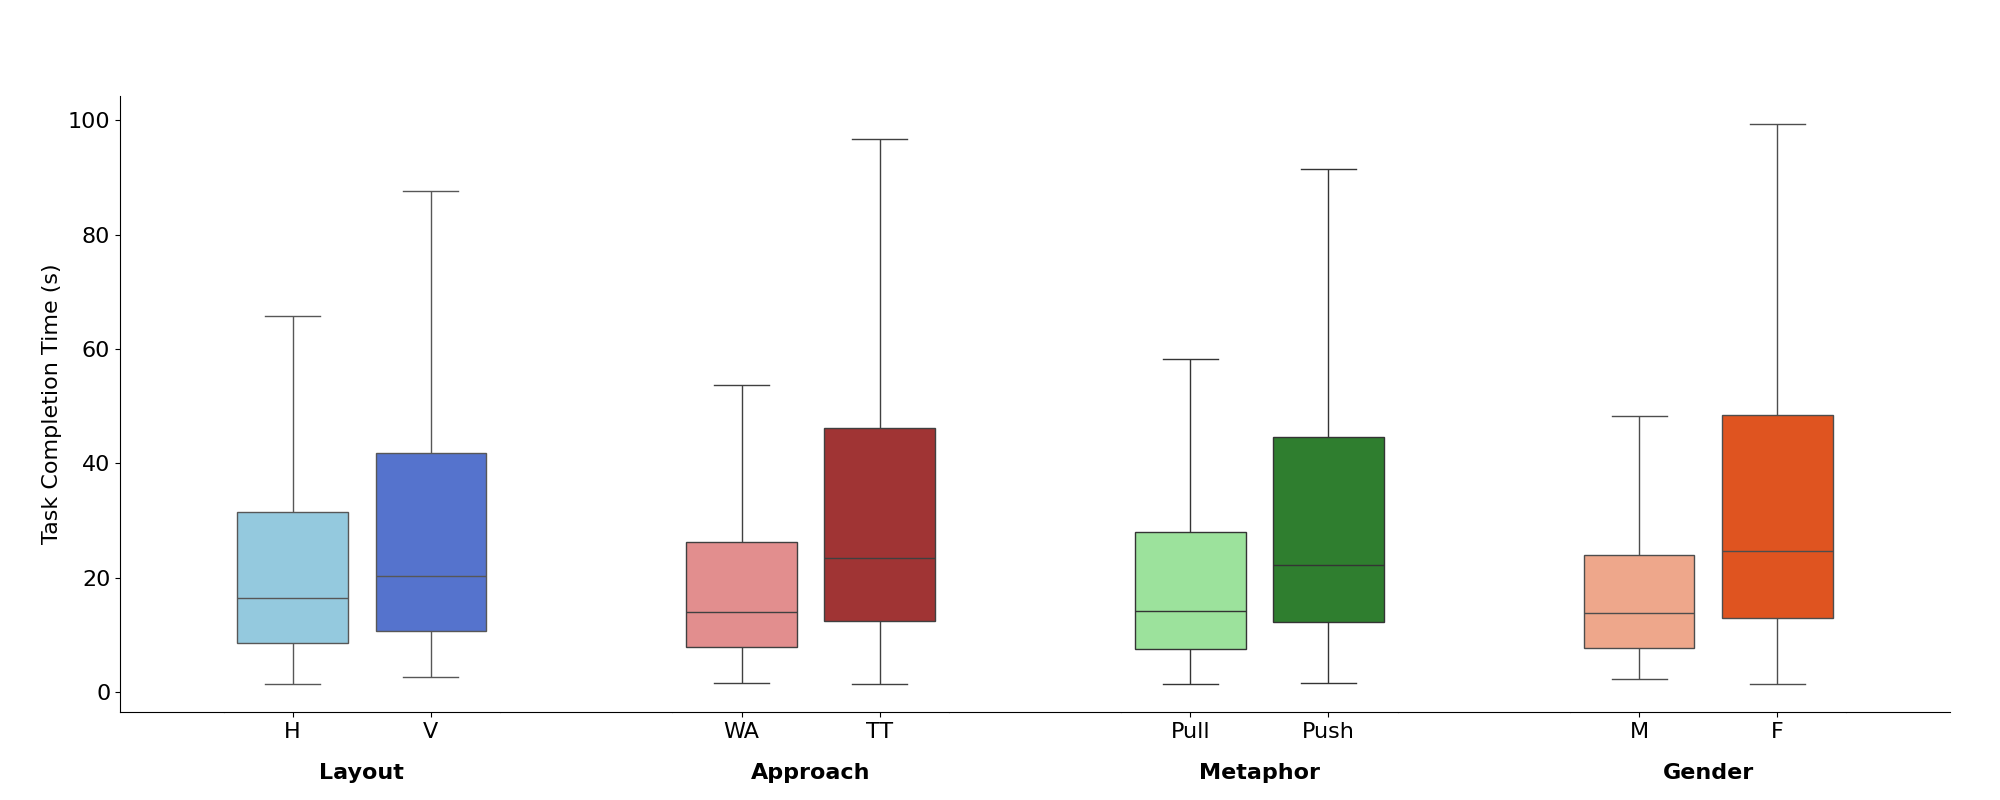

Here is the Python script that generated this plot:
import pandas as pd
import seaborn as sns
import matplotlib.pyplot as plt

# Replace 'your_file.csv' with the actual file name
file_path = 'zone_calculation/total.csv'

# Read the CSV file
df = pd.read_csv(file_path)

# Specify the column numbers for grouping and box plot
response_column = 10  # 0-indexed, represents the 5th column
group_column_7 = 1  # 0-indexed, represents the 7th column
group_column_8 = 4  # 0-indexed, represents the 8th column
group_column_metaphor = 2
group_column_gender = 11

# Determine the order of categories for each subplot
order_7 = df.iloc[:, group_column_7].unique()
order_8 = df.iloc[:, group_column_8].unique()
order_metaphor = df.iloc[:, group_column_metaphor].unique()
order_gender = df.iloc[:, group_column_gender].unique()

# Create subplots with two side-by-side box plots, sharing y-axis only
fig, axes = plt.subplots(1, 9, figsize=(12, 8), sharey=True,
                         gridspec_kw={'width_ratios': [1.5, 4, 2.5, 4, 2.5, 4, 2.5, 4, 1.5]})
axes[0].set_ylabel("Task Completion Time (s)")

# Create a box plot for group_column_7 with thinner bars and reduced space between bars
sns.boxplot(ax=axes[1], x=df.columns[group_column_7], y=df.columns[response_column],
            data=df, palette=['skyblue', 'royalblue'], showfliers=False, order=order_7)
axes[1].set_ylabel("")  # Remove y-axis label
axes[1].set_xlabel("Layout")  # Set custom label for the outer x-axis label
axes[1].set_xticklabels(["H", "V"])  # Set custom labels for the x-axis ticks

# Create a box plot for group_column_8 with thinner bars and reduced space between bars
sns.boxplot(ax=axes[3], x=df.columns[group_column_8], y=df.columns[response_column],
            data=df, palette=['lightcoral', 'firebrick'], showfliers=False, order=order_8)
axes[3].yaxis.set_visible(False)
axes[3].set_xlabel("Approach")  # Set custom label for the outer x-axis label
axes[3].set_xticklabels(["WA", "TT"])  # Set custom labels for the x-axis ticks

sns.boxplot(ax=axes[5], x=df.columns[group_column_metaphor], y=df.columns[response_column],
            data=df, palette=['lightgreen', 'forestgreen'], showfliers=False, order=order_metaphor)
axes[5].yaxis.set_visible(False)
axes[5].set_xlabel("Metaphor")  # Set custom label for the outer x-axis label
axes[5].set_xticklabels(["Pull", "Push"])

sns.boxplot(ax=axes[7], x=df.columns[group_column_gender], y=df.columns[response_column],
            data=df, palette=['lightsalmon', 'orangered'], showfliers=False, order=order_gender)
axes[7].yaxis.set_visible(False)
axes[7].set_xlabel("Gender")  # Set custom label for the outer x-axis label
axes[7].set_xticklabels(["M", "F"])

# Remove only the left and bottom spines
sns.despine(trim=False, left=False, bottom=False, ax=axes[0])
sns.despine(trim=False, left=True, bottom=False, ax=axes[1])
sns.despine(trim=False, left=True, bottom=False, ax=axes[2])
sns.despine(trim=False, left=True, bottom=False, ax=axes[3])
sns.despine(trim=False, left=True, bottom=False, ax=axes[4])
sns.despine(trim=False, left=True, bottom=False, ax=axes[5])
sns.despine(trim=False, left=True, bottom=False, ax=axes[6])
sns.despine(trim=False, left=True, bottom=False, ax=axes[7])
sns.despine(trim=False, left=True, bottom=False, ax=axes[8])

axes[1].yaxis.set_visible(False)
axes[0].xaxis.set_visible(False)
axes[2].yaxis.set_visible(False)
axes[2].xaxis.set_visible(False)
axes[4].yaxis.set_visible(False)
axes[4].xaxis.set_visible(False)
axes[6].yaxis.set_visible(False)
axes[6].xaxis.set_visible(False)
axes[8].yaxis.set_visible(False)
axes[8].xaxis.set_visible(False)
# sns.despine(trim=True, left=True, bottom=False, ax=axes[1])

# Adjust layout with increased horizontal space between subplots
plt.subplots_adjust(wspace=0)
# plt.tight_layout()

# Increase font size for all elements
for ax in axes:
    ax.tick_params(axis='both', labelsize=16)  # Set font size for ticks
    ax.set_xlabel(ax.get_xlabel(), labelpad=15, weight='bold', fontsize=16)  # Set font size for x-axis label
    ax.set_ylabel(ax.get_ylabel(), fontsize=16)  # Set font size for y-axis label
    ax.set_title(ax.get_title(), fontsize=16)  # Set font size for title
# Show the plot
plt.subplots_adjust(left=0.08, right=0.975)
# plt.show()
plt.savefig("prelim_figures/time_main_effects.png")
